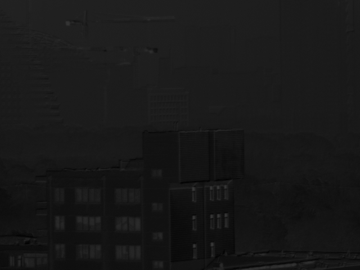
%> input picture 数字图像处理/作业7/test.png, 360 x 270 px
$ octave work7.m   (GNU Octave 9; MATLAB toolbox functions it lacks are replaced by stand-ins)
%> lines starting %> are read from the running program, lines starting %| are printed output that depends on the picture
clc; clear; close all;

f = 'test.png';
img = imread(f);
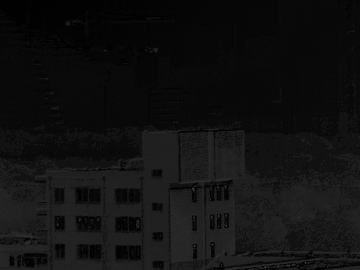
%> img: size 270x360 uint8; min 0, max 53, mean 16.6

out = enhance3sigma(img);

figure;
cmp = cat(2, img, out);   % 横向拼接
imshow(cmp);
title('左：原图   右：3\sigma增强');


function out = enhance3sigma(img)
    cls = class(img);
%> cls = 'uint8'


    x = to01(img);
%> in to01, `x = double(img) / 255;`:
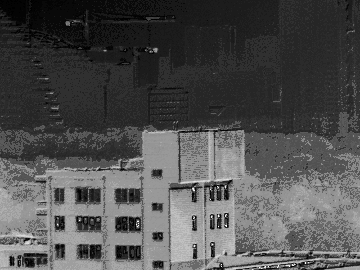
%> x: size 270x360 double; min 0, max 0.208, mean 0.0651; drawn with min black and max white

    if ndims(x) == 2
        y = stretch3sigma_gray(x);
        out = from01(y, cls);
        return;
    end


    R = x(:,:,1); G = x(:,:,2); B = x(:,:,3);
    Y  = 0.299*R + 0.587*G + 0.114*B;

    Ye = stretch3sigma_gray(Y);

    epsv = 1e-8;
    ratio = Ye ./ (Y + epsv);

    Re = clamp01(R .* ratio);
    Ge = clamp01(G .* ratio);
    Be = clamp01(B .* ratio);

    out = from01(cat(3, Re, Ge, Be), cls);
end

function y = stretch3sigma_gray(x)
    % x in [0,1]
    [h,w] = size(x);
%> h = 270; w = 360
    n = h*w;
%> n = 97200

    % 计算均值
    s = 0;
    for i = 1:h
        for j = 1:w
            s = s + x(i,j);
        end
    end
%> after the loop, s = 6323.5
    mu = s / n;
%> mu = 0.0651

    % 计算标准差
    s2 = 0;
    for i = 1:h
        for j = 1:w
            d = x(i,j) - mu;
            s2 = s2 + d*d;
        end
    end
%> after the loop, s2 = 179.3
    sigma = sqrt(s2 / n);
%> sigma = 0.0429

    a = mu - 3*sigma;
%> a = -0.0638
    b = mu + 3*sigma;
%> b = 0.194

    % 防止阈值越界
    if a < 0, a = 0; end
    if b > 1, b = 1; end

    % 防止除 0
    if b <= a
        y = x;
        return;
    end

    % clip + stretch
    y = zeros(h,w);
    for i = 1:h
        for j = 1:w
            v = x(i,j);
            if v < a, v = a; end
            if v > b, v = b; end
            y(i,j) = (v - a) / (b - a);
        end
    end
end

function x = to01(img)
    if isa(img,'uint8')
        x = double(img) / 255;
    elseif isa(img,'uint16')
        x = double(img) / 65535;
    else
        x = double(img);
        % 若输入本来不是[0,1]，简单归一化到[0,1]
        mn = min(x(:)); mx = max(x(:));
        if mx > mn
            x = (x - mn) / (mx - mn);
        else
            x = zeros(size(x));
        end
    end
    x = clamp01(x);
end

function out = from01(x, cls)
%> called with cls = 'uint8'
    x = clamp01(x);
    if strcmp(cls,'uint8')
        out = uint8(round(x * 255));
%> `cmp = cat(2, img, out);`:
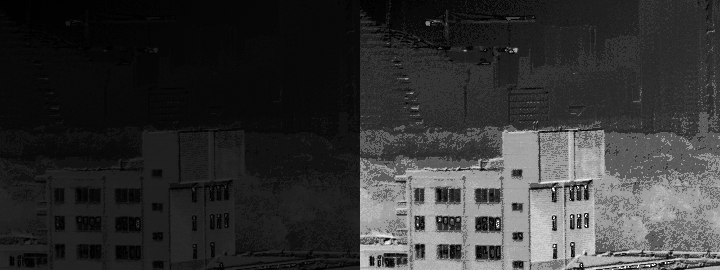
%> cmp: size 270x720 uint8; min 0, max 255, mean 51.1
    elseif strcmp(cls,'uint16')
        out = uint16(round(x * 65535));
    else
        out = cast(x, cls);
    end
end

function y = clamp01(x)
    y = x;
    y(y < 0) = 0;
    y(y > 1) = 1;
end
